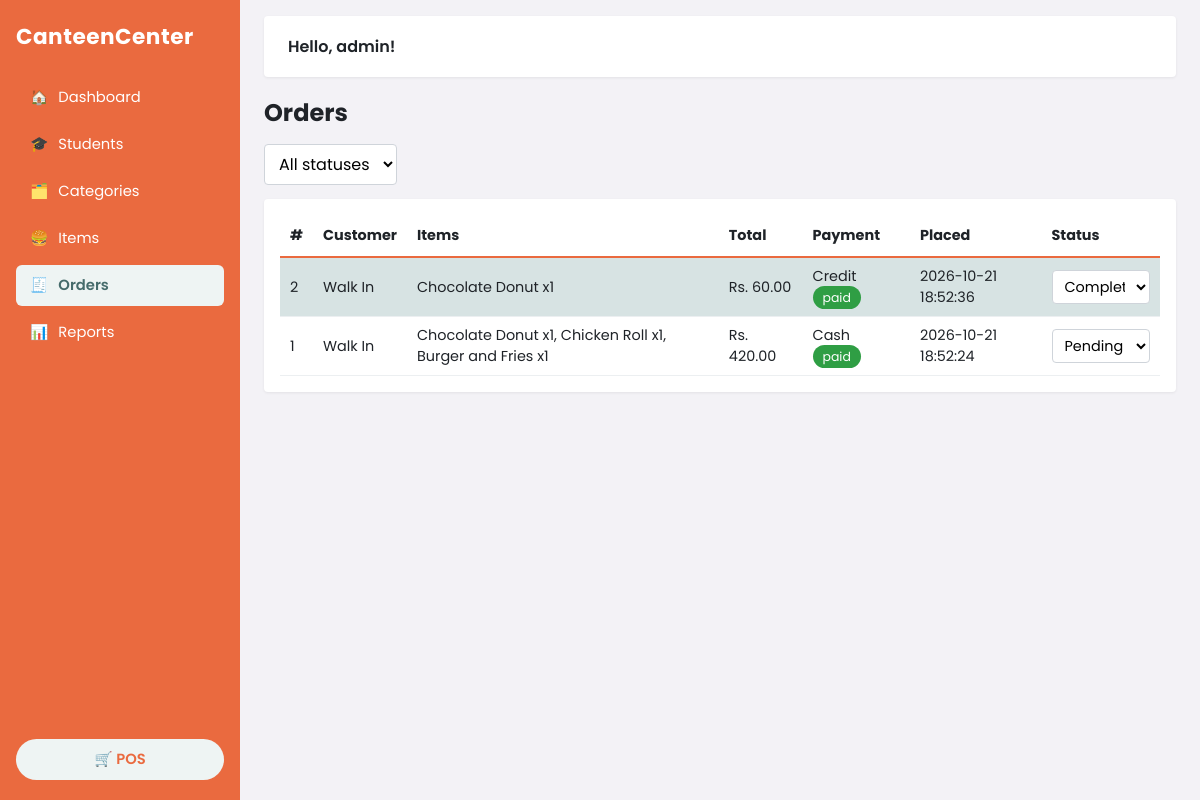
The page /orders on the database its author committed.
### tables this page shows
CREATE TABLE orders(
  order_id integer primary key autoincrement,
  student_id integer references student(student_id),
  total_amount real not null,
  status text not null default 'pending' check(status in ('pending','preparing','completed','cancelled')),
  created_at text not null default (datetime('now','localtime'))
);

### app.py (the view)
@app.get("/orders")
def orders():
    st = request.args.get("status", "")
    rows = q(
        f"""select o.*, s.name student, p.method, p.status pay_status,
        group_concat(f.food_name || ' x' || oi.quantity, ', ') lines
        from orders o left join student s using(student_id)
        left join payment p using(order_id)
        join order_item oi using(order_id) join food f using(food_id)
        {'where o.status=?' if st else ''} group by o.order_id order by o.order_id desc""",
        (st,) if st else (),
    )
    return render_template("orders.html", rows=rows, st=st)

### app.py (called while the page is built)
def db():
    if "db" not in g:
        g.db = sqlite3.connect(DB)
        g.db.row_factory = sqlite3.Row
        g.db.execute("pragma foreign_keys=on")
    return g.db

def q(sql, args=(), one=False):
    rows = db().execute(sql, args).fetchall()
    return (rows[0] if rows else None) if one else rows

### templates/orders.html (shortened to what this page needs)
{% extends "base.html" %}
{% block body %}
<h2>Orders</h2>
<form class="row" method="get">
  <select name="status" onchange="this.form.submit()">
    <option value="">All statuses</option>
  </select>
</form>
<div class="card">
<table>
<thead><tr><th>#</th><th>Customer</th><th>Items</th><th>Total</th><th>Payment</th><th>Placed</th><th>Status</th></tr></thead>
<tbody>
{% for r in rows %}
<tr>
  <td>{{ r.order_id }}</td>
  <td>{{ r.student or 'Walk In' }}</td>
  <td>{{ r.lines }}</td>
  <td>Rs. {{ '%.2f'|format(r.total_amount) }}</td>
  <td>{{ r.method|capitalize }} <span class="pill {{ r.pay_status }}">{{ r.pay_status }}</span></td>
  <td>{{ r.created_at }}</td>
  <td><form method="post" action="{{ url_for('order_status', i=r.order_id) }}"><select name="status" onchange="this.form.submit()">
    {% for s in ['pending','preparing','completed','cancelled'] %}<option value="{{ s }}" {{ 'selected' if s==r.status }}>{{ s|capitalize }}</option>{% endfor %}
  </select></form></td>
</tr>
{% else %}<tr><td colspan="7">No orders</td></tr>{% endfor %}
</tbody>
</table>
</div>
{% endblock %}

### static/style.css (style rules this page uses)
:root { --o:#ea6a3f;--o2:#d4572d;--bg:#f3f2f6;--ink:#1f2328;--mut:#6b7280;--teal:#456b6b;--card:#fff;--ok:#2f9e44;--err:#d6336c }
* { box-sizing:border-box }
body { margin:0;font-family:Poppins,system-ui,sans-serif;background:var(--bg);color:var(--ink);display:flex;min-height:100vh }
h2 { margin:6px 0 14px }
.card { background:var(--card);padding:16px;border-radius:4px;box-shadow:0 1px 3px #0001 }
select,input { font:inherit;padding:7px 10px;border:1px solid #cfd4da;border-radius:4px;background:#fff }
table { width:100%;border-collapse:collapse;font-size:.9rem }
th { text-align:left;padding:10px;border-bottom:2px solid var(--o) }
td { padding:8px 10px;border-bottom:1px solid #eceff1;vertical-align:middle }
tbody tr:nth-child(odd) { background:#d7e3e3 }
tbody tr:nth-child(even) { background:#fff }
td form { display:inline }
td input,td select { padding:5px 8px;width:100% }
td form { margin:0 }
.row { display:flex;gap:10px;flex-wrap:wrap;align-items:center;margin-bottom:14px }
.pill { padding:3px 10px;border-radius:12px;font-size:.78rem;color:#fff;background:var(--mut) }
.pill.paid { background:var(--ok) }

### rows shown on the page
orders: order_id "2", student "Walk In", lines "Chocolate Donut x1", total_amount "60.00", method "Credit", pay_status "paid", created_at "2026-10-21 18:52:36"
orders: order_id "1", student "Walk In", lines "Chocolate Donut x1, Chicken Roll x1, Burger and Fries x1", total_amount "420.00", method "Cash", pay_status "paid", created_at "2026-10-21 18:52:24"

### other values the page prints
{{ ic }} "🏠" "🎓" "🗂️" "🍔" "🧾" "📊"
{{ label }} "Dashboard" "Students" "Categories" "Items" "Orders" "Reports"
form field status "Completed"
form field status "Pending"
